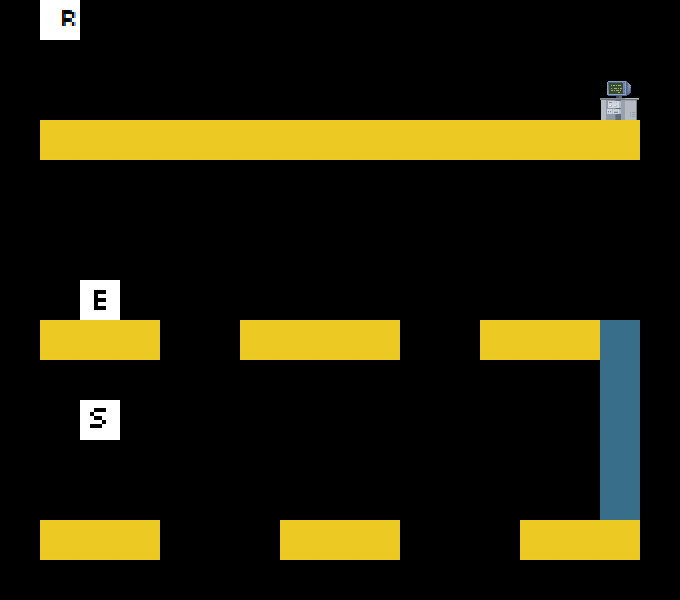

Below is a game level as drawn by its tile map, then a one-line description and the .tmx that defines it (tile-layer data replaced by summaries):
An orthogonal 17x15 tile map with 40x40 px tiles, 2 tile layers (art, data).

<map version="1.0" orientation="orthogonal" width="17" height="15" tilewidth="40" tileheight="40">
 <tileset firstgid="1" name="tileset" tilewidth="40" tileheight="40">
  <image source="../tileset.png" width="200" height="200" />
 </tileset>
 <layer name="art" width="17" height="15">
  <data>[255 cells, 41 non-empty, 4 distinct tile ids]</data>
 </layer>
 <layer name="data" width="17" height="15">
  <data>[255 cells, 2 non-empty, 2 distinct tile ids]</data>
 </layer>
</map>
